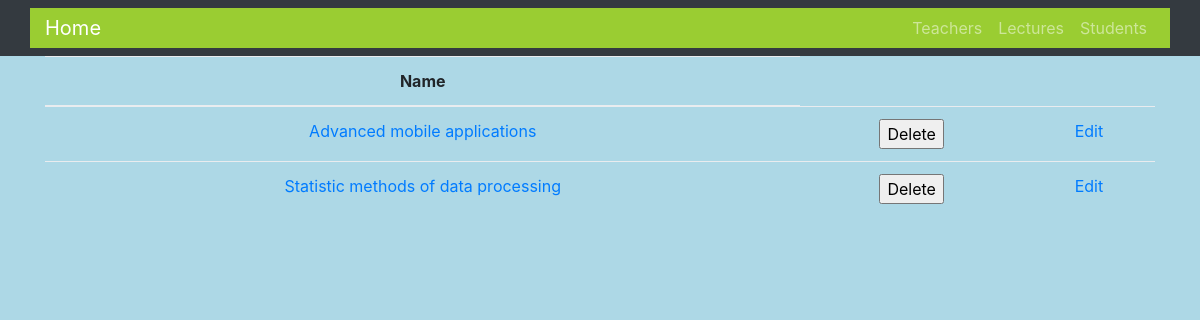
/lectures/, run on the app's committed database.
### PWJS_Django/models.py (models this page shows, shortened)
@python_2_unicode_compatible
class Lecture(models.Model):
    name = models.CharField(max_length=140)

### PWJS_Django/views.py (the view)
# urls.py: url(r'^lectures/$', views.lectures),
def lectures(request):
    l = Lecture.objects.all()
    return render(request, 'lectures.html', {'lectures': l})

### templates/lectures.html (shortened to what this page needs)
{% extends 'base.html' %}
{% block content %}
<table class="table">
    <thead>
        <tr>
            <th scope="col">Name</th>
        </tr>
    </thead>
    <tbody>
        {% for lecture in lectures %}
            <tr>
                <td><a href="{{ BASE_URL }}/lecture/{{ lecture.id }}">{{ lecture.name }}</a></td>
                <td>
                    <form method="POST" action="{{ BASE_URL }}/lecture/delete/{{ lecture.id }}/">
                        <input type="submit" value="Delete"/>
                    </form>
                </td>
                <td><a href="{{ BASE_URL }}/lecture/edit/{{ lecture.id }}">Edit</a></td>
            </tr>
        {% endfor %}
    </tbody>
</table>
{% endblock %}

### templates/base.html (style rules this page uses)
body { padding-top: 54px; background-color: lightblue; }
@media (min-width: 992px) { body { padding-top: 56px; } }

### data on the page
Lecture: name "Advanced mobile applications"
Lecture: name "Statistic methods of data processing"
